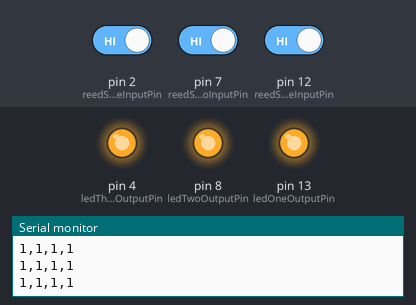
The sketch below on a simulated Arduino Uno, built with avr-gcc and run on an emulated ATmega328P. On the bench: output pins drawn as LEDs (lit = HIGH), the last lines printed to the serial monitor. The inputs (shaded band) are chosen by the test bench; at power-on: pin 2 (reedSensorThreeInputPin) HIGH, pin 7 (reedSensorTwoInputPin) HIGH, pin 12 (reedSensorOneInputPin) HIGH.

Above: at 2.8 s.
2.9 s: pin 2 (reedSensorThreeInputPin) driven LOW
At 4.2 s:
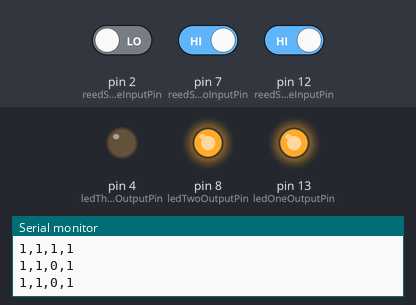
4.5 s: pin 7 (reedSensorTwoInputPin) driven LOW
At 5.8 s:
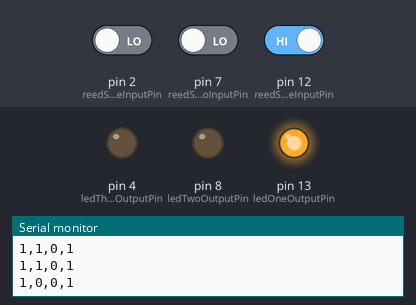
6.5 s: pin 12 (reedSensorOneInputPin) driven LOW
At 7.3 s:
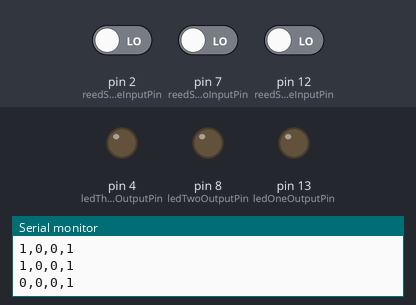
8.5 s: pin 2 (reedSensorThreeInputPin) driven HIGH
At 10.1 s:
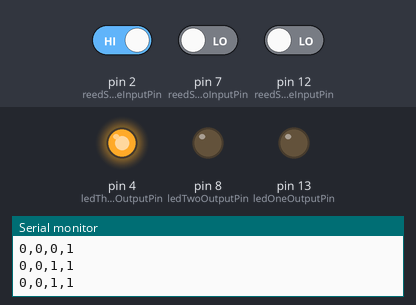
10.5 s: pin 7 (reedSensorTwoInputPin) driven HIGH
At 11.6 s:
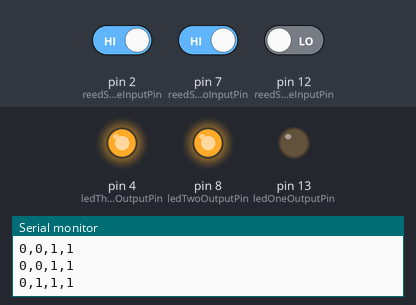
12.5 s: pin 2 (reedSensorThreeInputPin) driven LOW
At 14.4 s:
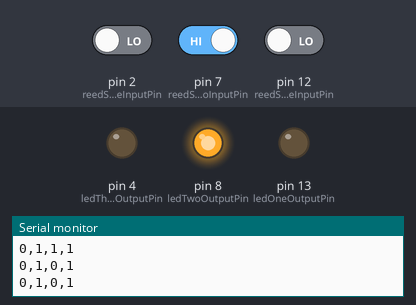
Timing chart, 0 to 15.5 s (numbered marks = the images above; inputs shaded):
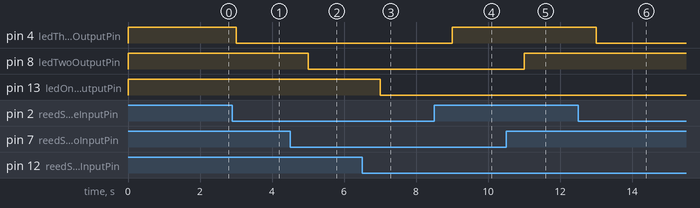

The sketch:

PositionSensor.ino
```cpp
//Design of Interactive Environments
//Positioning using Magnetic sensors

//Connections
//Arduino Reed sensor

const int reedSensorOneInputPin = 12;
const int ledOneOutputPin = 13;

const int reedSensorTwoInputPin = 7;
const int ledTwoOutputPin = 8;

const int reedSensorThreeInputPin = 2;
const int ledThreeOutputPin = 4;

int reedSensorOneState = 0;
int reedSensorTwoState = 0;
int reedSensorThreeState = 0;

String strToProcessing = "";

void setup()
{
  //Initialise the Led Pin as output
  pinMode(ledOneOutputPin, OUTPUT);
  pinMode(ledTwoOutputPin, OUTPUT);
  pinMode(ledThreeOutputPin, OUTPUT);

  //Initialise the Reed Sensor One pin as input
  pinMode(reedSensorOneInputPin, INPUT);
  pinMode(reedSensorTwoInputPin, INPUT);
  pinMode(reedSensorThreeInputPin, INPUT);

  //Establish serial communication
  Serial.begin(9600);
}

void loop()
{
  strToProcessing = "";

  //Read the state of the hall sensor
  reedSensorOneState = digitalRead(reedSensorOneInputPin);

  //Read the state of the hall sensor
  reedSensorTwoState = digitalRead(reedSensorTwoInputPin);

  //Read the state of the hall sensor
  reedSensorThreeState = digitalRead(reedSensorThreeInputPin);

  //Print distance of magnet from sensor 1
  if(reedSensorOneState == LOW)
    digitalWrite(ledOneOutputPin, LOW);

  else
    digitalWrite(ledOneOutputPin, HIGH);

  strToProcessing = strToProcessing + reedSensorOneState;

  //Print distance of magnet from sensor 2
  if(reedSensorTwoState == LOW)
    digitalWrite(ledTwoOutputPin, LOW);

  else
    digitalWrite(ledTwoOutputPin, HIGH);

  strToProcessing = strToProcessing+"," + reedSensorTwoState;

  //Print distance of magnet from sensor 3
  if(reedSensorThreeState == LOW)
    digitalWrite(ledThreeOutputPin, LOW);
  else
    digitalWrite(ledThreeOutputPin, HIGH);

  strToProcessing = strToProcessing+","+ reedSensorThreeState+",1";

  Serial.println(strToProcessing);

  delay(1000);
}
```

Measured:
- after the input at 2.9 s, pin 4 (ledThreeOutputPin): HIGH → LOW after 0.10 s
- after the input at 4.5 s, pin 8 (ledTwoOutputPin): HIGH → LOW after 0.50 s
- after the input at 6.5 s, pin 13 (ledOneOutputPin): HIGH → LOW after 0.50 s
- after the input at 8.5 s, pin 4 (ledThreeOutputPin): LOW → HIGH after 0.50 s
- after the input at 10.5 s, pin 8 (ledTwoOutputPin): LOW → HIGH after 0.51 s
- after the input at 12.5 s, pin 4 (ledThreeOutputPin): HIGH → LOW after 0.51 s
